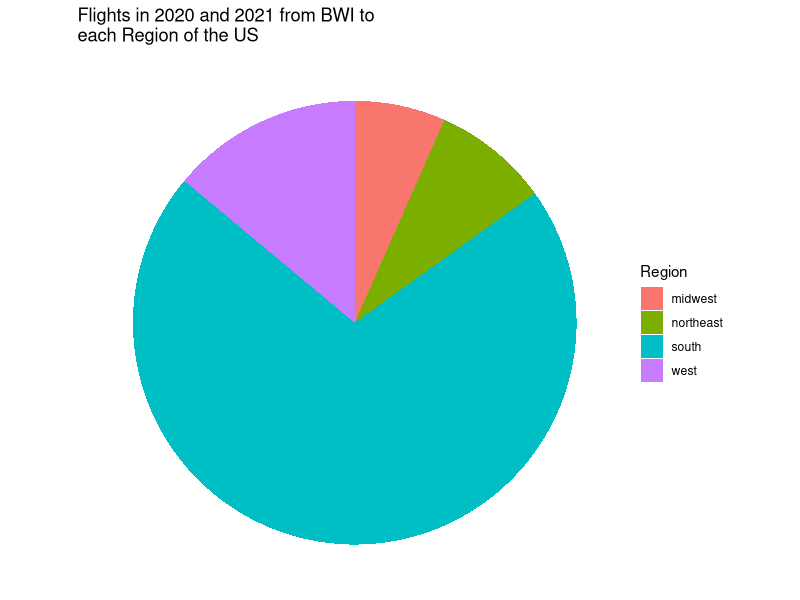
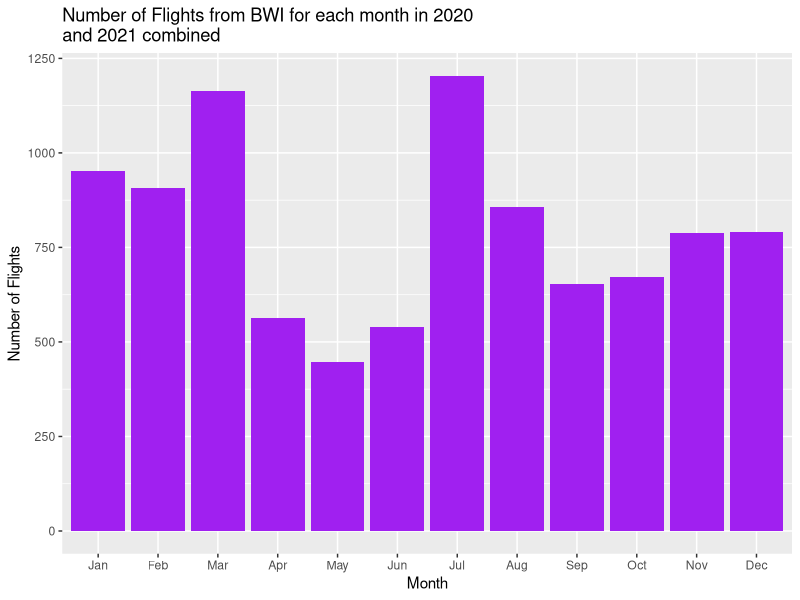

R code for these plots, in order:
## ---- chunk 1
library(tidyverse)
library(ggplot2)

data = read.csv("Detailed_Statistics_Departures.csv")


## ---- chunk 2
data = data %>%
  filter(!is.na(Destination.Airport) & Destination.Airport != "") %>%
  filter (Destination.Airport != "SJU")


df <- data %>%
  mutate(Date = mdy(Date..MM.DD.YYYY.),  
         year = year(Date),               
         month = month(Date),            
         year_month = format(Date, "%Y-%m")) %>%  
  rename(Date = Date) %>%                  
  filter(year %in% c(2020, 2021))          


regional_data = df %>%
  mutate(Region = case_when(
    Destination.Airport %in% c("BOS","LAX") ~"northeast",
    Destination.Airport %in% c("AUS", "BNA", "ATL", "CHS", "CLT", "DFW", "FLL", "IAN", "JAX", "MIA", "MYR","RDU", "RSW", "SAT", "SDF", "IAH", "MCO")   ~ "south", 
    Destination.Airport %in% c("DTW","MCI","MKE", "MSP", "MSY", "ORD")~ "midwest", 
    Destination.Airport %in% c("DEN", "LAS", "OAK", "PDX", "SAN", "SEA", "SJC", "SMF", "TPA")  ~ "west"
  ))
## ---- chunk 3
grouped_summary = regional_data %>%
  group_by(Region) %>%
  summarize(count = n())


# Create a pie chart
pie_data =  grouped_summary %>%
  mutate(fraction = count / sum(count), 
         cumulative = cumsum(fraction), 
         ymin = lag(cumulative, default = 0),  
         ymax = cumulative)  
ggplot(pie_data, aes(ymin = ymin, ymax = ymax, xmax = 4, xmin = 0, fill = Region)) +
  geom_rect() +  
  coord_polar("y") +  
  labs(title = "Flights in 2020 and 2021 from BWI to \neach Region of the US") + theme_void()

## ---- chunk 4
groupby_month = regional_data %>%
  group_by(month) %>%
  summarize(count = n())

groupby_month <- groupby_month %>%
  mutate(month = factor(month, levels = 1:12, labels = month.abb)) 

ggplot(groupby_month, aes(x=month, y=count)) + geom_bar(stat = "identity", fill = "purple") + labs(title = "Number of Flights from BWI for each month in 2020 \nand 2021 combined",x = "Month", y = "Number of Flights")


